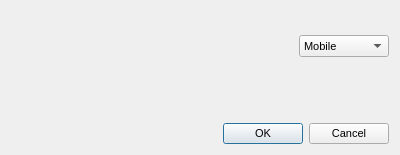
<ui version="4.0" >
 <class>VoxPhoneNumberMessageBox</class>
 <widget class="QDialog" name="VoxPhoneNumberMessageBox" >
  <property name="geometry" >
   <rect>
    <x>0</x>
    <y>0</y>
    <width>400</width>
    <height>155</height>
   </rect>
  </property>
  <property name="sizePolicy" >
   <sizepolicy vsizetype="Preferred" hsizetype="Preferred" >
    <horstretch>0</horstretch>
    <verstretch>0</verstretch>
   </sizepolicy>
  </property>
  <property name="minimumSize" >
   <size>
    <width>380</width>
    <height>0</height>
   </size>
  </property>
  <property name="font" >
   <font>
    <family>MS Shell Dlg 2</family>
    <pointsize>8</pointsize>
    <weight>50</weight>
    <italic>false</italic>
    <bold>false</bold>
    <underline>false</underline>
    <strikeout>false</strikeout>
   </font>
  </property>
  <property name="windowTitle" >
   <string>@product@ - SMS</string>
  </property>
  <property name="windowIcon" >
   <iconset>
    <normaloff/>
   </iconset>
  </property>
  <layout class="QGridLayout" name="gridLayout_2" >
   <item row="0" column="0" >
    <widget class="QLabel" name="lblIcon" >
     <property name="minimumSize" >
      <size>
       <width>47</width>
       <height>46</height>
      </size>
     </property>
     <property name="maximumSize" >
      <size>
       <width>47</width>
       <height>46</height>
      </size>
     </property>
     <property name="text" >
      <string/>
     </property>
     <property name="pixmap" >
      <pixmap resource="../../../../resources/wengophone.qrc" >:/pics/messagebox/voxox_icon.png</pixmap>
     </property>
    </widget>
   </item>
   <item row="0" column="1" >
    <layout class="QGridLayout" name="gridLayout" >
     <item row="0" column="0" colspan="2" >
      <widget class="QLabel" name="lblText" >
       <property name="text" >
        <string/>
       </property>
      </widget>
     </item>
     <item row="1" column="0" >
      <widget class="QFrame" name="frmText" >
       <property name="frameShape" >
        <enum>QFrame::NoFrame</enum>
       </property>
       <property name="frameShadow" >
        <enum>QFrame::Raised</enum>
       </property>
      </widget>
     </item>
     <item row="1" column="1" >
      <widget class="QComboBox" name="cmbPhoneType" >
       <property name="maximumSize" >
        <size>
         <width>90</width>
         <height>16777215</height>
        </size>
       </property>
       <item>
        <property name="text" >
         <string>Mobile</string>
        </property>
       </item>
       <item>
        <property name="text" >
         <string>Home</string>
        </property>
       </item>
       <item>
        <property name="text" >
         <string>Work</string>
        </property>
       </item>
       <item>
        <property name="text" >
         <string>Fax</string>
        </property>
       </item>
       <item>
        <property name="text" >
         <string>Other</string>
        </property>
       </item>
      </widget>
     </item>
    </layout>
   </item>
   <item row="1" column="1" >
    <spacer name="verticalSpacer" >
     <property name="orientation" >
      <enum>Qt::Vertical</enum>
     </property>
     <property name="sizeHint" stdset="0" >
      <size>
       <width>20</width>
       <height>30</height>
      </size>
     </property>
    </spacer>
   </item>
   <item row="2" column="0" colspan="2" >
    <widget class="QDialogButtonBox" name="buttonBox" >
     <property name="standardButtons" >
      <set>QDialogButtonBox::Cancel|QDialogButtonBox::Ok</set>
     </property>
    </widget>
   </item>
  </layout>
 </widget>
 <resources>
  <include location="../../../../resources/wengophone.qrc" />
  <include location="../../../../resources/wengophone.qrc" />
  <include location="../../../../resources/wengophone.qrc" />
 </resources>
 <connections/>
</ui>
